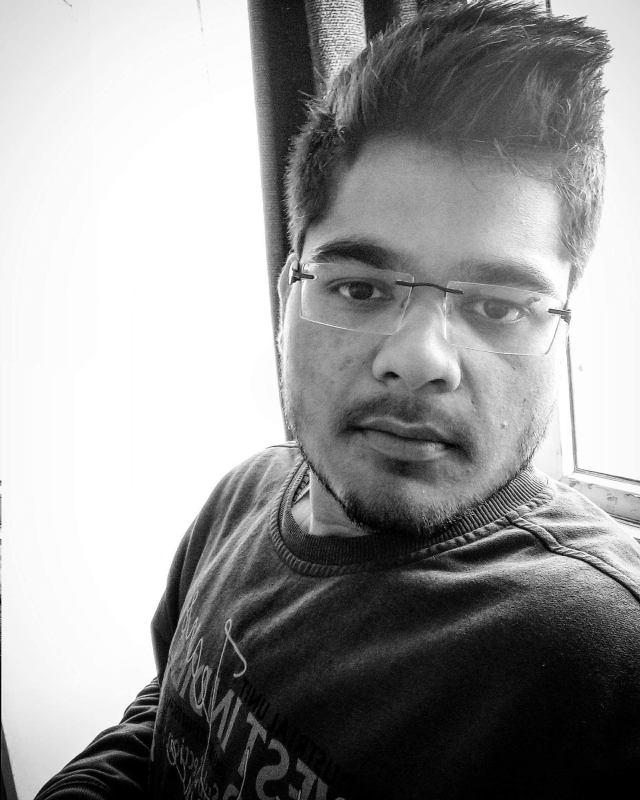
#> input picture src/Face Recognizer 2_OpenCV_Final/training-data/s1/1.jpg, 1280 x 1600 px (shown at 1/2 size); its folder holds only this picture in this run
$ python opencv12.py
#> lines starting #> are read from the running program, lines starting #| are printed output that depends on the picture


import cv2

import os

import numpy as np


subjects = ["", "Kushagra Sharma", "Chinmaya Garg"]


def detect_face(img):

    gray = cv2.cvtColor(img, cv2.COLOR_BGR2GRAY)


    face_cascade = cv2.CascadeClassifier('opencv-files/lbpcascade_frontalface.xml')


    faces = face_cascade.detectMultiScale(gray, scaleFactor=1.2, minNeighbors=5);


    if (len(faces) == 0):
        return None, None


    (x, y, w, h) = faces[0]


    return gray[y:y+w, x:x+h], faces[0]


def prepare_training_data(data_folder_path):


#> called with data_folder_path = 'training-data'
    dirs = os.listdir(data_folder_path)


    faces = []

    labels = []


    for dir_name in dirs:

        if not dir_name.startswith("s"):
            continue;


        label = int(dir_name.replace("s", ""))


        subject_dir_path = data_folder_path + "/" + dir_name


        subject_images_names = os.listdir(subject_dir_path)


        for image_name in subject_images_names:


            if image_name.startswith("."):
                continue;


            image_path = subject_dir_path + "/" + image_name


            image = cv2.imread(image_path)
#> image is the input picture: shape (1600, 1280, 3); min 0, max 255, mean 150.8


            cv2.imshow("Training on image...", cv2.resize(image, (400, 500)))
            cv2.waitKey(100)


            face, rect = detect_face(image)
#> in detect_face, `faces = face_cascade.detectMultiScale(gray, scaleFactor=1.2, minNeighb..`: faces = [[465, 304, 756, 756]]
#> in detect_face, `(x, y, w, h) = faces[0]`: x = 465; y = 304; w = 756
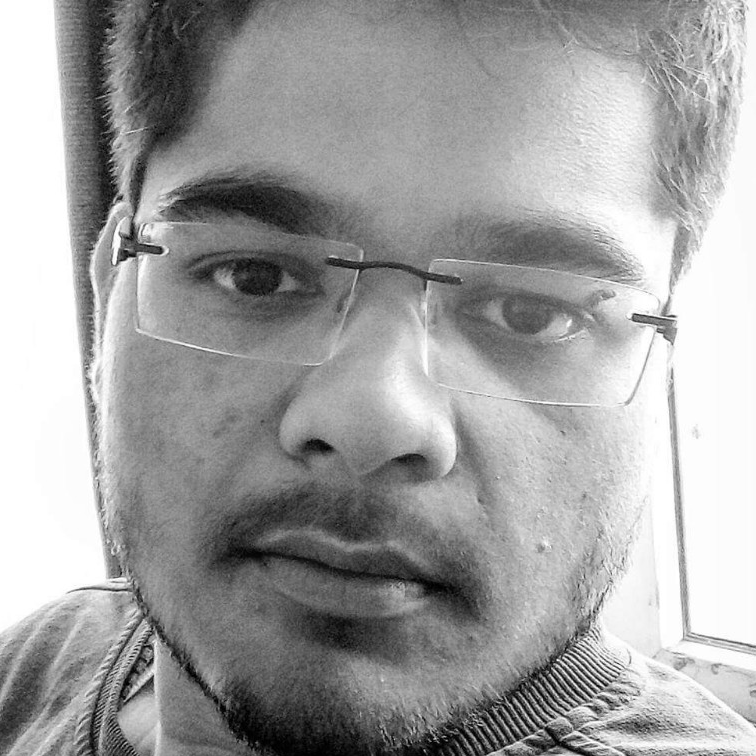
#> face: shape (756, 756); min 0, max 255, mean 160.6
#> rect = [465, 304, 756, 756]


            if face is not None:

                faces.append(face)

                labels.append(label)
#> pass 2 of the loop in prepare_training_data, `for dir_name in dirs:`:
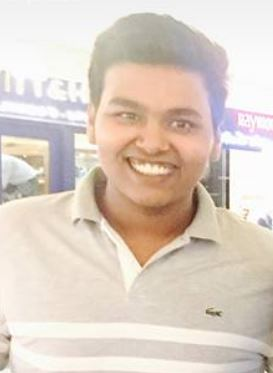
#> input picture src/Face Recognizer 2_OpenCV_Final/training-data/s2/1.JPG, 273 x 373 px
#> in prepare_training_data, image is the input picture: shape (373, 273, 3); mean B, G, R 196.3, 207.9, 221.6
#> in detect_face (call 2), `gray = cv2.cvtColor(img, cv2.COLOR_BGR2GRAY)`:
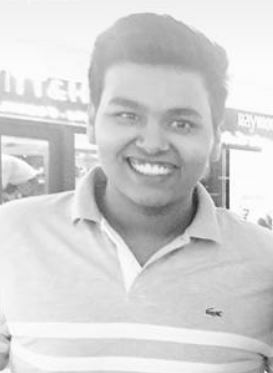
#> gray: shape (373, 273); min 41, max 255, mean 210.7
#> in detect_face (call 2), `faces = face_cascade.detectMultiScale(gray, scaleFactor=1.2, minNeighb..`: faces = [[87, 68, 132, 132]]
#> in detect_face (call 2), `(x, y, w, h) = faces[0]`: x = 87; y = 68; w = 132
#> in prepare_training_data, `face, rect = detect_face(image)`:
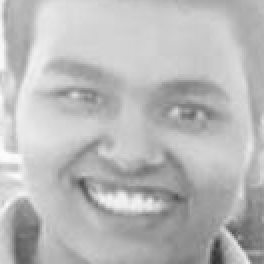
#> face: shape (132, 132) (shown 2 times larger); min 51, max 253, mean 184.8
#> in prepare_training_data, `face, rect = detect_face(image)`: rect = [87, 68, 132, 132]

    cv2.destroyAllWindows()
    cv2.waitKey(1)
    cv2.destroyAllWindows()
    cv2.waitKey(2)
    cv2.destroyAllWindows()

    return faces, labels


print("Preparing data...")
faces, labels = prepare_training_data("training-data")
#> faces = 2 items; labels = [1, 2]
print("Data prepared")

#print total faces and labels
print("Total faces: ", len(faces))
#| Total faces:  2
print("Total labels: ", len(labels))
#| Total labels:  2


face_recognizer = cv2.face.LBPHFaceRecognizer_create()


face_recognizer.train(faces, np.array(labels))


def draw_rectangle(img, rect):
    (x, y, w, h) = rect
    cv2.rectangle(img, (x, y), (x+w, y+h), (0, 255, 0), 2)


def draw_text(img, text, x, y):
    cv2.putText(img, text, (x, y), cv2.FONT_HERSHEY_PLAIN, 1.5, (0, 255, 0), 2)


def predict(test_img):

    img = test_img.copy()

    face, rect = detect_face(img)


    label, confidence = face_recognizer.predict(face)

    label_text = subjects[label]


    draw_rectangle(img, rect)

    draw_text(img, label_text, rect[0], rect[1]-5)

    return img


print("Predicting images...")


test_img1 = cv2.imread("test-data/test1.jpg")
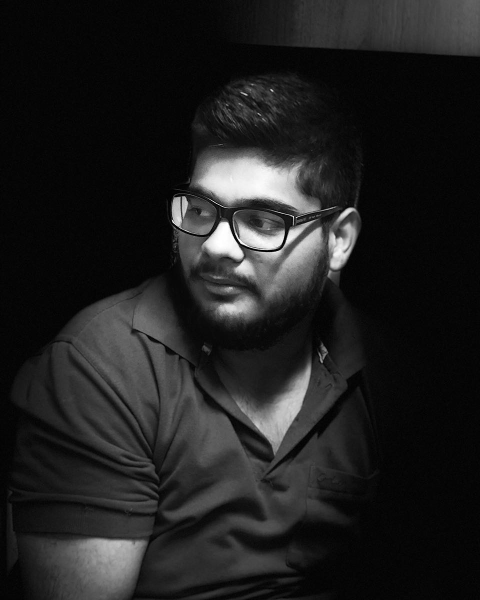
#> input picture src/Face Recognizer 2_OpenCV_Final/test-data/test1.jpg, 960 x 1200 px (shown at 1/2 size)
#> test_img1 is the input picture: shape (1200, 960, 3); min 0, max 255, mean 31.6
test_img2 = cv2.imread("test-data/test2.jpg")
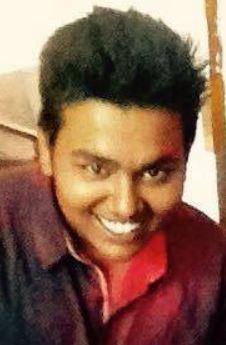
#> input picture src/Face Recognizer 2_OpenCV_Final/test-data/test2.JPG, 226 x 345 px, found by its file name
#> test_img2 is the input picture: shape (345, 226, 3); mean B, G, R 77.8, 97.1, 134.4


predicted_img1 = predict(test_img1)
#> in predict, `face, rect = detect_face(img)`:
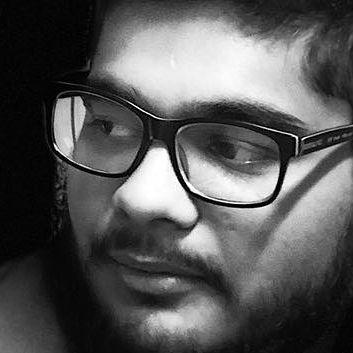
#> face: shape (353, 353); min 0, max 255, mean 86.7
#> in predict, `face, rect = detect_face(img)`: rect = [290, 296, 353, 353]
#> in predict, `label, confidence = face_recognizer.predict(face)`: label = 1; confidence = 55.25
#> in predict, `label_text = subjects[label]`: label_text = 'Kushagra Sharma'
#> in draw_rectangle, `(x, y, w, h) = rect`: x = 290; y = 296; w = 353
predicted_img2 = predict(test_img2)
#> in detect_face (call 4), `gray = cv2.cvtColor(img, cv2.COLOR_BGR2GRAY)`:
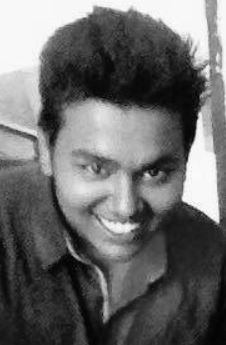
#> gray: shape (345, 226); min 1, max 254, mean 106.1
#> in detect_face (call 4), `faces = face_cascade.detectMultiScale(gray, scaleFactor=1.2, minNeighb..`: faces = [[48, 107, 154, 154]]
#> in detect_face (call 4), `(x, y, w, h) = faces[0]`: x = 48; y = 107; w = 154
#> in predict (call 2), `face, rect = detect_face(img)`:
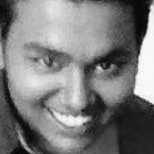
#> face: shape (154, 154); min 3, max 254, mean 122.9
#> in predict (call 2), `face, rect = detect_face(img)`: rect = [48, 107, 154, 154]
#> in predict (call 2), `label, confidence = face_recognizer.predict(face)`: confidence = 81.17

print("Prediction complete")


cv2.imshow(subjects[1], cv2.resize(predicted_img1, (400, 500)))
cv2.imshow(subjects[2], cv2.resize(predicted_img2, (400, 500)))
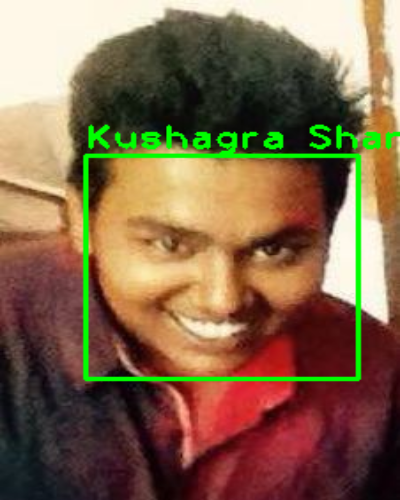
#> window 'Chinmaya Garg': shape (500, 400, 3); mean B, G, R 75.5, 103.7, 130.2
cv2.waitKey(0)
cv2.destroyAllWindows()
cv2.waitKey(1)
cv2.destroyAllWindows()
